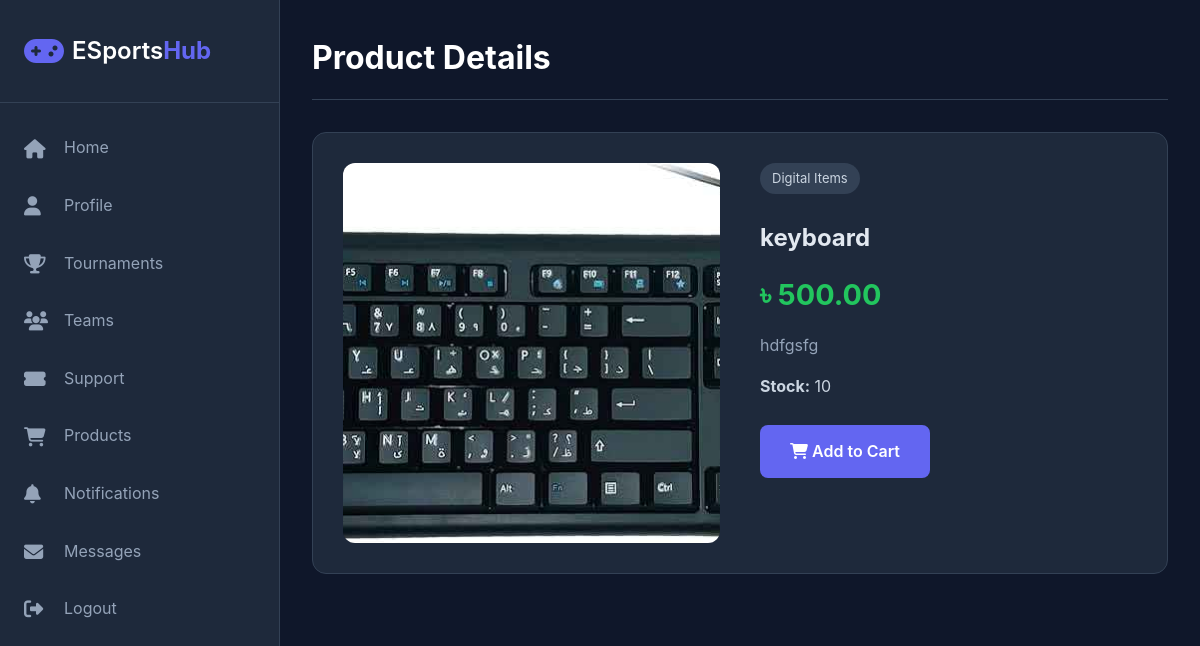
Screenshot of /user/product_details.php?id=9 (signed in) with the database file from the repository.
### tables this page shows
CREATE TABLE `products` (
  `product_id` int(11) NOT NULL,
  `product_name` varchar(255) NOT NULL,
  `description` text DEFAULT NULL,
  `category` varchar(100) DEFAULT NULL,
  `price` decimal(10,2) NOT NULL,
  `stock_quantity` int(11) DEFAULT 0,
  `product_image` varchar(255) DEFAULT NULL,
  `is_active` tinyint(1) DEFAULT 1,
  `created_at` timestamp NOT NULL DEFAULT current_timestamp()
);

### config/database.php (called while the page is built, shortened)
<?php
function executeQuery($conn, $sql) {
    $result = $conn->query($sql);
    return $result;
}
function getSingleRow($conn, $sql) {
    $result = executeQuery($conn, $sql);
    if ($result && $result->num_rows > 0) {
        return $result->fetch_assoc();
    }
    return null;
}
?>

### user/product_details.php (the view, shortened to what this page needs)
<?php
require_once '../config/database.php';
$conn = getConnection();
$product_id = (int)$_GET['id'];
$sql = "SELECT * FROM products WHERE product_id = $product_id AND is_active = 1 LIMIT 1";
$product = getSingleRow($conn, $sql);
?>
<!DOCTYPE html>
<html lang="en">
<head>
    <link rel="stylesheet" href="../assets/css/style.css">
    <link rel="stylesheet" href="../assets/css/dashboard.css">
    <link rel="stylesheet" href="https://cdnjs.cloudflare.com/ajax/libs/font-awesome/6.4.0/css/all.min.css">
</head>
<body class="dashboard-body">
<div class="dashboard-container">
    <?php include 'includes/sidebar.php'; ?>
    <main class="main-content">
        <div class="top-bar">
            <h1>Product Details</h1>
        </div>
        <div class="dashboard-content">
            <div class="product-wrapper">
                <div class="product-image">
                    <img src="../uploads/products/<?= htmlspecialchars($product['product_image']) ?>"
                         onerror="this.src='../assets/images/placeholder.jpg';">
                </div>
                <div>
                    <span class="badge"><?= htmlspecialchars($product['category']) ?></span>
                    <h2 style="margin: 10px 0;"><?= htmlspecialchars($product['product_name']) ?></h2>
                    <div class="price">৳ <?= number_format($product['price'], 2) ?></div>
                    <p style="color:#94a3b8; line-height:1.6;">
                        <?= nl2br(htmlspecialchars($product['description'])) ?>
                    </p>
                    <p style="margin-top:15px; color:#cbd5e1;">
                        <strong>Stock:</strong>
                        <?= $product['stock_quantity'] > 0 ? $product['stock_quantity'] : 'Out of stock' ?>
                    </p>
                    <?php if ($product['stock_quantity'] > 0): ?>
                        <a href="cart.php?add=<?= $product['product_id'] ?>" class="buy-btn">
                            <i class="fas fa-shopping-cart"></i> Add to Cart
                        </a>
                    <?php else: ?>
                        <span class="buy-btn out-stock">
                            <i class="fas fa-times"></i> Out of Stock
                        </span>
                    <?php endif; ?>
                </div>
            </div>
        </div>
    </main>
</div>
</body>
</html>

### assets/css/style.css (style rules this page uses)
* { margin: 0; padding: 0; box-sizing: border-box; }
:root { --primary-color: #6366f1; --primary-dark: #4f46e5; --secondary-color: #8b5cf6; --accent-color: #ec4899; --bg-color: #0f172a; --bg-light: #1e293b; --text-color: #e2e8f0; --text-muted: #94a3b8; --white: #ffffff; --success: #10b981; --warning: #f59e0b; --danger: #ef4444; --border-color: #334155; --shadow: 0 10px 30px rgba(0, 0, 0, 0.3); --shadow-lg: 0 20px 60px rgba(0, 0, 0, 0.4); }
body { font-family: 'Inter', -apple-system, BlinkMacSystemFont, 'Segoe UI', Roboto, sans-serif; background: linear-gradient(135deg, #0f172a 0%, #1e293b 100%); color: var(--text-color); line-height: 1.6; overflow-x: hidden; }

### assets/css/dashboard.css (style rules this page uses)
.dashboard-body { background: var(--bg-color); min-height: 100vh; }
.dashboard-container { display: flex; min-height: 100vh; }
.main-content { margin-left: 280px; flex: 1; padding: 2rem; width: calc(100% - 280px); }
.top-bar { display: flex; justify-content: space-between; align-items: center; margin-bottom: 2rem; padding-bottom: 1rem; border-bottom: 1px solid var(--border-color); }
.top-bar h1 { font-size: 2rem; color: var(--white); }
.dashboard-content { display: flex; flex-direction: column; gap: 2rem; }

### user/product_details.php (style rules this page uses)
.product-wrapper { display: grid; grid-template-columns: 1fr 1fr; gap: 40px; background: #1e293b; padding: 30px; border-radius: 14px; border: 1px solid #334155; }
.product-image { width: 100%; height: 380px; background: #0f172a; border-radius: 12px; overflow: hidden; }
.product-image img { width: 100%; height: 100%; object-fit: cover; }
.price { color: #22c55e; font-size: 1.8rem; font-weight: bold; margin: 15px 0; }
.badge { display: inline-block; padding: 5px 12px; background: #334155; border-radius: 999px; font-size: 13px; color: #cbd5e1; margin-bottom: 15px; }
.buy-btn { margin-top: 25px; display: inline-block; padding: 14px 30px; background: #6366f1; color: #fff; border-radius: 8px; text-decoration: none; font-weight: 600; transition: 0.2s; }

### rows the page displays
products: product_image (picture), category "Digital Items", product_name "keyboard", price "500.00", description "hdfgsfg", stock_quantity "10"
